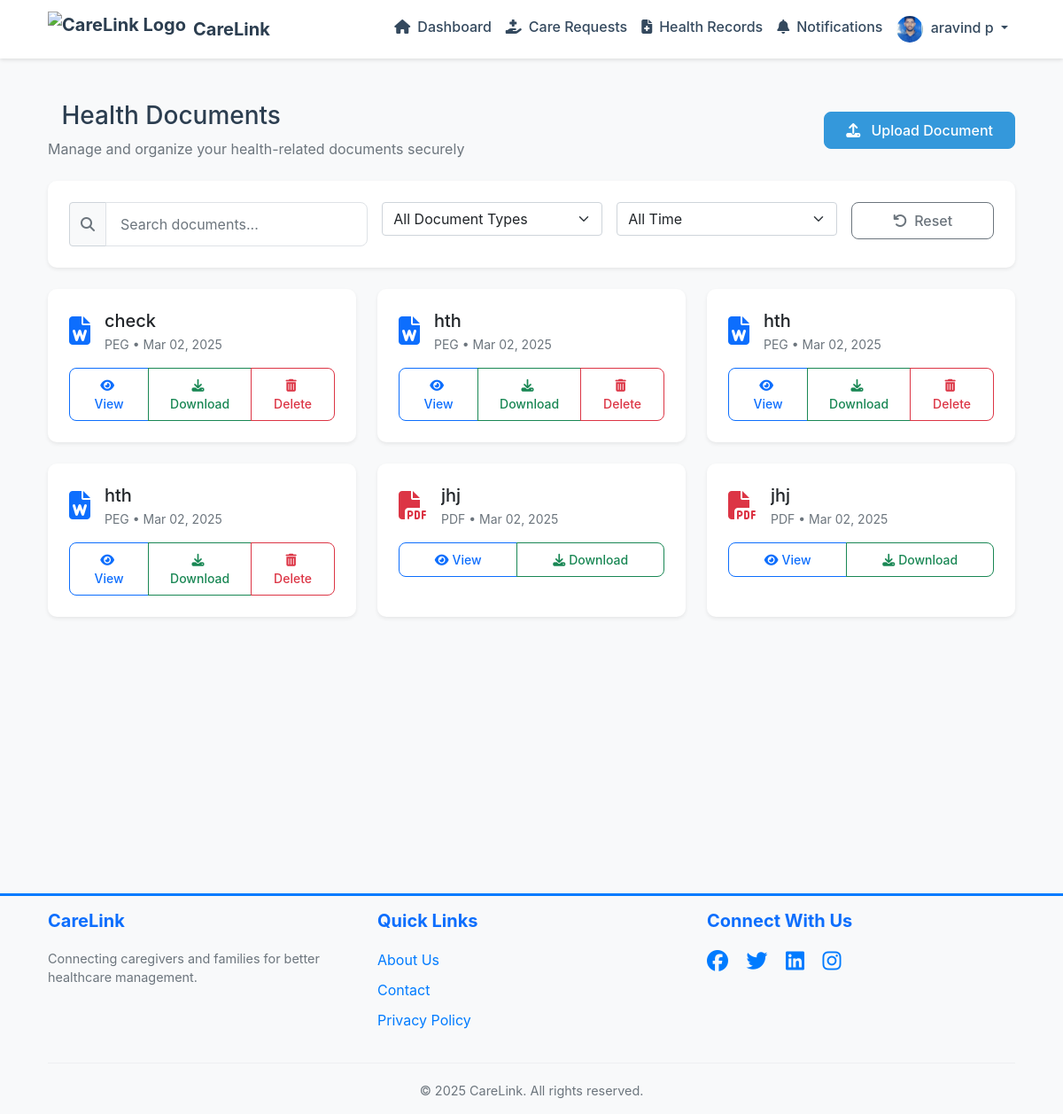
Page /carelink/health-documents/ (signed in) on the committed database.
### carelink/models.py (models this page shows, shortened)
class User(AbstractUser):
    USER_TYPE_CHOICES = (
        ('ADMIN', 'Admin'),
        ('CAREGIVER', 'Caregiver'),
        ('FAMILY', 'Family Member')
    )
    user_type = models.CharField(max_length=10, choices=USER_TYPE_CHOICES)
    phone_number = models.CharField(max_length=15, blank=True)
    address = models.TextField(blank=True)
    profile_picture = models.ImageField(upload_to='profile_pics/', null=True, blank=True)
    family_members = models.ManyToManyField('self', blank=True, symmetrical=False, related_name='related_family_members')
    email_verified = models.BooleanField(default=True)  # Default to True for backward compatibility
    is_active = models.BooleanField(default=True)

class HealthDocument(models.Model):
    user = models.ForeignKey(User, on_delete=models.CASCADE)
    title = models.CharField(max_length=200)
    document = models.FileField(upload_to='health_documents/')
    uploaded_at = models.DateTimeField(auto_now_add=True)

### carelink/views.py (the view)
# urls.py: path('health-documents/', views.HealthDocumentListView.as_view(), name='health_document_list'),
class HealthDocumentListView(LoginRequiredMixin, ListView):
    model = HealthDocument
    template_name = 'carelink/health_documents_list.html'
    context_object_name = 'documents'
    ordering = ['-uploaded_at']
    def get_queryset(self):
        user = self.request.user
        if user.user_type == 'CAREGIVER':
            patients = user.assigned_patient
            family_members = User.objects.filter(patients__in=[patients])
            return HealthDocument.objects.filter(Q(user=user) | Q(user__in=family_members))
        elif user.user_type == 'FAMILY':
            caregivers = User.objects.filter(assigned_patient__family_members=user)
            patients = User.objects.filter(family_members=user)
            return HealthDocument.objects.filter(Q(user=user) | Q(user__in=caregivers) | Q(user__in=patients))
        else:
            return HealthDocument.objects.all()

### carelink/auth.py (called while the page is built)
    def get_user(self, user_id):
        UserModel = get_user_model()
        try:
            return UserModel.objects.get(pk=user_id)
        except UserModel.DoesNotExist:
            return None

### carelink/templates/carelink/health_documents_list.html (shortened to what this page needs)
{% extends 'carelink/base.html' %}
{% load static %}
{% block content %}
<div class="container py-4">
    <div class="d-flex justify-content-between align-items-center mb-4">
        <div>
            <h1 class="h3 mb-2">
                Health Documents
            </h1>
            <p class="text-muted mb-0">Manage and organize your health-related documents securely</p>
        </div>
        <button class="btn btn-primary" data-bs-toggle="modal" data-bs-target="#uploadModal" type="button">
            <i class="fas fa-upload me-2"></i>
            Upload Document
        </button>
    </div>
    <div class="card shadow-sm mb-4">
        <div class="card-body">
            <div class="row g-3">
                <div class="col-md-4">
                    <div class="input-group">
                        <span class="input-group-text bg-light">
                            <i class="fas fa-search text-muted"></i>
                        </span>
                        <input type="text" id="documentSearch" class="form-control" placeholder="Search documents...">
                    </div>
                </div>
                <div class="col-md-3">
                    <select id="documentTypeFilter" class="form-select">
                        <option value="">All Document Types</option>
                    </select>
                </div>
                <div class="col-md-3">
                    <select id="documentDateFilter" class="form-select">
                        <option value="">All Time</option>
                    </select>
                </div>
                <div class="col-md-2">
                    <button id="resetFilters" class="btn btn-outline-secondary w-100" type="button">
                        <i class="fas fa-undo me-2"></i>Reset
                    </button>
                </div>
            </div>
        </div>
    </div>
    <div class="row g-4" id="documentGrid">
        {% for document in documents %}
            {% with doc_type=document.document.name|lower %}
            <div class="col-md-6 col-lg-4 document-item"
                 data-title="{{ document.title }}"
                 data-type="{% if 'pdf' in doc_type %}pdf
                           {% elif 'doc' in doc_type or 'docx' in doc_type %}doc
                           {% elif 'xls' in doc_type or 'xlsx' in doc_type or 'csv' in doc_type %}xls
                           {% elif 'jpg' in doc_type or 'jpeg' in doc_type or 'png' in doc_type or 'gif' in doc_type or 'bmp' in doc_type %}image
                           {% elif 'txt' in doc_type %}txt
                           {% else %}other{% endif %}"
                 data-date="{{ document.uploaded_at|date:'Y-m-d' }}">
                <div class="card h-100 shadow-sm">
                    <div class="card-body">
                        <div class="d-flex align-items-center mb-3">
                            <div class="document-icon me-3">
                                {% if 'pdf' in doc_type %}
                                    <i class="fas fa-file-pdf fa-2x text-danger"></i>
                                {% elif 'doc' in doc_type %}
                                    <i class="fas fa-file-word fa-2x text-primary"></i>
                                {% elif 'xls' in doc_type or 'csv' in doc_type %}
                                    <i class="fas fa-file-excel fa-2x text-success"></i>
                                {% elif 'jpg' in doc_type or 'jpeg' in doc_type or 'png' in doc_type or 'gif' in doc_type or 'bmp' in doc_type %}
                                    <i class="fas fa-file-image fa-2x text-info"></i>
                                {% elif 'txt' in doc_type %}
                                    <i class="fas fa-file-alt fa-2x text-secondary"></i>
                                {% else %}
                                    <i class="fas fa-file fa-2x text-muted"></i>
                                {% endif %}
                            </div>
                            <div class="flex-grow-1">
                                <h5 class="card-title mb-1 text-truncate">{{ document.title }}</h5>
                                <p class="text-muted small mb-0">
                                    {{ document.document.name|slice:"-3:"|upper }} •
                                    {{ document.uploaded_at|date:"M d, Y" }}
                                </p>
                            </div>
                        </div>
                        <div class="btn-group w-100">
                            <a href="{% url 'carelink:health_document_detail' document.pk %}"
                               class="btn btn-outline-primary btn-sm">
                                <i class="fas fa-eye me-1"></i>View
                            </a>
                            <a href="{{ document.document.url }}"
                               class="btn btn-outline-success btn-sm"
                               download>
                                <i class="fas fa-download me-1"></i>Download
                            </a>
                            {% if request.user == document.user %}
                                <button onclick="confirmDelete('{% url 'carelink:health_document_delete' document.pk %}')"
                                        class="btn btn-outline-danger btn-sm" type="button">
                                    <i class="fas fa-trash-alt me-1"></i>Delete
                                </button>
                            {% endif %}
                        </div>
                    </div>
                </div>
            </div>
            {% endwith %}
        {% endfor %}
    </div>
</div>
{% endblock %}

### carelink/templates/carelink/base.html (shortened to what this page needs)
{% load static %}
<!DOCTYPE html>
<html lang="en">
<head>
    <link href="https://cdn.jsdelivr.net/npm/bootstrap@5.3.2/dist/css/bootstrap.min.css" rel="stylesheet">
    <link href="https://cdnjs.cloudflare.com/ajax/libs/font-awesome/6.5.1/css/all.min.css" rel="stylesheet">
    <link href="https://cdn.jsdelivr.net/npm/animate.css@4.1.1/animate.min.css" rel="stylesheet">
    <link href="https://cdn.jsdelivr.net/npm/flatpickr/dist/flatpickr.min.css" rel="stylesheet">
    <link href="https://cdn.jsdelivr.net/npm/bootstrap@5.1.3/dist/css/bootstrap.min.css" rel="stylesheet">
</head>
<body>
    <nav class="navbar navbar-expand-lg navbar-light sticky-top">
        <div class="container">
            <a class="navbar-brand d-flex align-items-center" href="{% url 'carelink:home' %}">
                <img src="https://img.freepik.com/free-vector/hospital-logo-design-vector-medical-cross_53876-136743.jpg?w=1380&t=st=1709827987~exp=1709828587~hmac=1a1a1a1a1a1a1a1a1a1a1a1a1a1a1a1a1a1a1a1a1a1a1a1a1a1a1a1a1a1a1a" alt="CareLink Logo" height="40" class="me-2">
                CareLink
            </a>
            <div class="collapse navbar-collapse" id="navbarNav">
                <ul class="navbar-nav ms-auto">
                    {% if user.is_authenticated %}
                        {% if user.is_staff %}
                            <li class="nav-item">
                                <a class="nav-link" href="{% url 'carelink:care_request_list' %}">
                                    <i class="fas fa-hand-holding-medical me-2"></i>Care Requests
                                </a>
                            </li>
                        {% elif user.user_type == 'FAMILY' %}
                            <li class="nav-item">
                                <a class="nav-link" href="{% url 'carelink:family_dashboard' %}">
                                    <i class="fas fa-home me-2"></i>Dashboard
                                </a>
                            </li>
                            <li class="nav-item">
                                <a class="nav-link" href="{% url 'carelink:care_request_list' %}">
                                    <i class="fas fa-hand-holding-medical me-2"></i>Care Requests
                                </a>
                            </li>
                            <li class="nav-item">
                                <a class="nav-link" href="{% url 'carelink:health_document_list' %}">
                                    <i class="fas fa-file-medical me-2"></i>Health Records
                                </a>
                            </li>
                        {% endif %}
                        <li class="nav-item">
                            <a class="nav-link" href="{% url 'carelink:notifications_list' %}">
                                <i class="fas fa-bell me-2"></i>Notifications
                            </a>
                        </li>
                        <li class="nav-item dropdown">
                            <a class="nav-link dropdown-toggle" href="#" id="userDropdown" role="button" data-bs-toggle="dropdown">
                                {% if user.profile_picture %}
                                    <img src="{{ user.profile_picture.url }}" alt="Profile" class="rounded-circle me-1" style="width: 30px; height: 30px; object-fit: cover;">
                                {% else %}
                                    <i class="fas fa-user-circle me-1"></i>
                                {% endif %}
                                {{ user.get_full_name|default:user.username }}
                            </a>
                        </li>
                    {% endif %}
                </ul>
            </div>
        </div>
    </nav>
    <main class="py-4">
        {% block content %}{% endblock %}
    </main>
<br>
<br>
<br>
<br>
<br>
<br>
<br>
<br>
<br>
<br>
<br>
    <footer class="footer mt-auto py-3 bg-light">
        <div class="container">
            <div class="row">
                <div class="col-md-4">
                    <h5 class="text-primary">CareLink</h5>
                    <p class="text-muted">
                        Connecting caregivers and families for better healthcare management.
                    </p>
                </div>
                <div class="col-md-4">
                    <h5 class="text-primary">Quick Links</h5>
                    <ul class="list-unstyled">
                        <li><a href="{% url 'carelink:about' %}" class="text-decoration-none">About Us</a></li>
                        <li><a href="{% url 'carelink:contact' %}" class="text-decoration-none">Contact</a></li>
                        <li><a href="{% url 'carelink:privacy' %}" class="text-decoration-none">Privacy Policy</a></li>
                    </ul>
                </div>
                <div class="col-md-4">
                    <h5 class="text-primary">Connect With Us</h5>
                    <div class="social-links">
                        <a href="#" class="text-decoration-none me-3"><i class="fab fa-facebook fa-lg"></i></a>
                        <a href="#" class="text-decoration-none me-3"><i class="fab fa-twitter fa-lg"></i></a>
                        <a href="#" class="text-decoration-none me-3"><i class="fab fa-linkedin fa-lg"></i></a>
                        <a href="#" class="text-decoration-none"><i class="fab fa-instagram fa-lg"></i></a>
                    </div>
                </div>
            </div>
            <hr>
            <div class="row">
                <div class="col-12 text-center">
                    <p class="text-muted mb-0">&copy; {% now "Y" %} CareLink. All rights reserved.</p>
                </div>
            </div>
        </div>
    </footer>
</body>
</html>

### carelink/templates/carelink/base.html (style rules this page uses)
:root { --primary-color: #2c3e50; --secondary-color: #34495e; --accent-color: #3498db; --success-color: #27ae60; --warning-color: #f1c40f; --danger-color: #e74c3c; --light-color: #ecf0f1; --dark-color: #2c3e50; }
body { font-family: 'Inter', sans-serif; background-color: #f8f9fa; color: var(--dark-color); }
.navbar { background-color: white; box-shadow: 0 2px 4px rgba(0,0,0,0.1); }
.navbar-brand { font-weight: 700; color: var(--primary-color) !important; }
.nav-link { color: var(--secondary-color) !important; font-weight: 500; transition: all 0.3s ease; }
.card { border: none; border-radius: 10px; box-shadow: 0 4px 6px rgba(0,0,0,0.1); transition: transform 0.3s ease; }
.card-body { padding: 1.5rem; }
.btn { border-radius: 8px; padding: 0.5rem 1.5rem; font-weight: 500; transition: all 0.3s ease; }
.btn-primary { background-color: var(--accent-color); border-color: var(--accent-color); }
.form-control { border-radius: 8px; border: 1px solid #dee2e6; padding: 0.75rem 1rem; }
.footer { background: #e9ecef; padding: 50px 0; font-size: 1rem; border-top: 3px solid #007bff; }
.footer h5 { font-weight: 700; margin-bottom: 20px; color: #343a40; }
.footer p { font-size: 0.95rem; color: #495057; }
.footer ul { padding: 0; list-style: none; }
.footer ul li { margin-bottom: 10px; }
.footer ul li a { color: #007bff; transition: color 0.3s ease-in-out; }
.footer .social-links a { color: #007bff; transition: transform 0.3s ease-in-out, color 0.3s ease-in-out; font-size: 1.2rem; }
.footer hr { border-top: 1px solid #ced4da; margin: 20px 0; }
.footer .text-muted { font-size: 0.9rem; color: #6c757d; }

### rows in the picture
User: profile_picture (picture), get_full_name "aravind p"
HealthDocument: title "check", document.name "PEG", uploaded_at "Mar 02, 2025", shows "Delete"
HealthDocument: title "hth", document.name "PEG", uploaded_at "Mar 02, 2025", shows "Delete"
HealthDocument: title "hth", document.name "PEG", uploaded_at "Mar 02, 2025", shows "Delete"
HealthDocument: title "hth", document.name "PEG", uploaded_at "Mar 02, 2025", shows "Delete"
HealthDocument: title "jhj", document.name "PDF", uploaded_at "Mar 02, 2025"
HealthDocument: title "jhj", document.name "PDF", uploaded_at "Mar 02, 2025"
